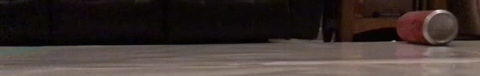
#> input picture frame 40 of IMG_4616.MOV, 480 x 76 px
$ python rolling.py
#> lines starting #> are read from the running program, lines starting #| are printed output that depends on the picture

import cv2 as cv
import numpy as np

cap = cv.VideoCapture('IMG_4616.MOV')
detected = 0
total = 0
frame1 = 1
copy1 = 1

frame_width = int(cap.get(3))
frame_height = int(cap.get(4))
out = cv.VideoWriter('detected.MOV', cv.VideoWriter_fourcc('m','p','4','v'), 30, (frame_width, frame_height))
while cap.isOpened():
    ret, frame = cap.read()
#> frame is the input picture: shape (76, 480, 3); mean B, G, R 49.3, 52.6, 64

    if not ret:
        break

    copy = frame.copy()
    total += 1
    blurred = cv.blur(frame, (3,1))
    gray = cv.cvtColor(blurred, cv.COLOR_BGR2GRAY)
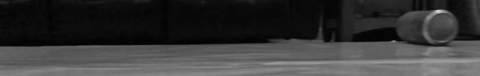
#> gray: shape (76, 480); min 1, max 215, mean 55.6

    circles = cv.HoughCircles(gray, cv.HOUGH_GRADIENT, 1, 1000, param1=80, param2=25, minRadius=14, maxRadius=19)
#> circles = [[439.5, 25.5, 17.2]]
    if circles is not None:
        circles = np.uint16(np.around(circles))
#> circles = [[440, 26, 17]]
        param = circles[0][0]
#> param = [440, 26, 17]
        cv.circle(frame, (param[0], param[1]), param[2], (0, 255, 0), 2)
        cv.circle(frame, (param[0], param[1]), 2, (0, 255, 0), 3)
#> frame: shape (76, 480, 3); mean B, G, R 48.7, 54.5, 63.1
        detected += 1

    cv.putText(frame, "Percentage:" + str(int(round(detected/total, 2)*100)) + "%", (330, 70), cv.FONT_HERSHEY_SIMPLEX, 0.5, (0, 255, 0), 1, cv.LINE_AA)
    cv.putText(frame, "Frames With Circles:" + str(detected), (20, 70), cv.FONT_HERSHEY_SIMPLEX, 0.5, (0, 255, 0), 1, cv.LINE_AA)
    cv.putText(frame, "Frame:" + str(total), (230, 70), cv.FONT_HERSHEY_SIMPLEX, 0.5, (0, 255, 0), 1, cv.LINE_AA)
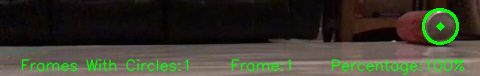
#> frame: shape (76, 480, 3); mean B, G, R 45.7, 58.6, 59.4
    out.write(frame)
    cv.imshow('video', np.hstack([frame, copy]))
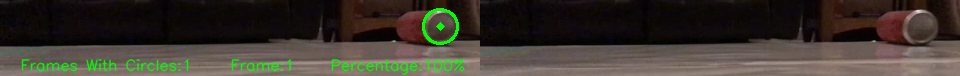
#> window 'video': shape (76, 960, 3); mean B, G, R 47.5, 55.6, 61.7
    frame1 = frame
    copy1 = copy
    if cv.waitKey(30) == ord(' '):
#> (key Esc is pressed here)
        break
cv.imshow('video', np.hstack([frame1, copy1]))
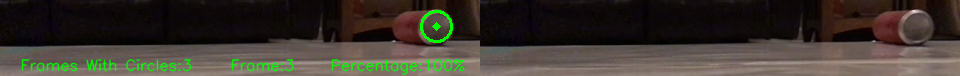
#> window 'video': shape (76, 960, 3); mean B, G, R 47.5, 55.3, 61.5
cv.waitKey(0)

print("Frames: " + str(total))
print("Frames with circles: " + str(detected))
print("Percentage: " + str(int(round(detected/total, 2)*100)) + "%")

cap.release()
cv.destroyAllWindows()

$ run again, starting later in the video
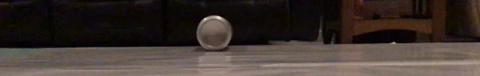
#> input picture frame 182 of IMG_4616.MOV, 480 x 76 px
#> frame is the input picture: shape (76, 480, 3); mean B, G, R 48.1, 52.6, 63.3
#> `gray = cv.cvtColor(blurred, cv.COLOR_BGR2GRAY)`:
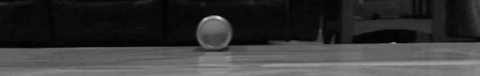
#> gray: shape (76, 480); min 0, max 220, mean 55.3
#> `circles = cv.HoughCircles(gray, cv.HOUGH_GRADIENT, 1, 1000, param1=80,..`: circles = [[213.5, 33.5, 17.2]]
#> `circles = np.uint16(np.around(circles))`: circles = [[214, 34, 17]]
#> param = [214, 34, 17]
#> `cv.imshow('video', np.hstack([frame1, copy1]))`:
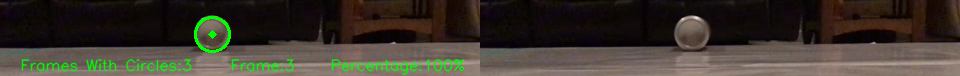
#> window 'video': shape (76, 960, 3); mean B, G, R 46.4, 55.4, 61.5

$ run again, starting later in the video
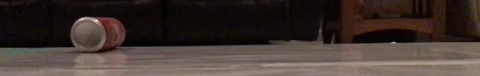
#> input picture frame 324 of IMG_4616.MOV, 480 x 76 px
#> frame is the input picture: shape (76, 480, 3); mean B, G, R 48.7, 53.4, 65.4
#> `gray = cv.cvtColor(blurred, cv.COLOR_BGR2GRAY)`:
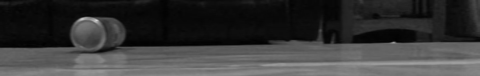
#> gray: shape (76, 480); min 1, max 215, mean 56.4
#> `circles = cv.HoughCircles(gray, cv.HOUGH_GRADIENT, 1, 1000, param1=80,..`: circles = [[88.5, 33.5, 18.3]]
#> `circles = np.uint16(np.around(circles))`: circles = [[88, 34, 18]]
#> param = [88, 34, 18]
#> `cv.imshow('video', np.hstack([frame1, copy1]))`:
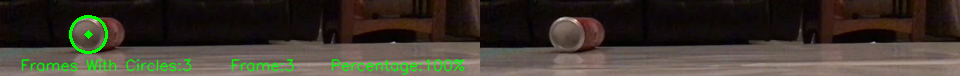
#> window 'video': shape (76, 960, 3); mean B, G, R 47.2, 56.5, 63.1
